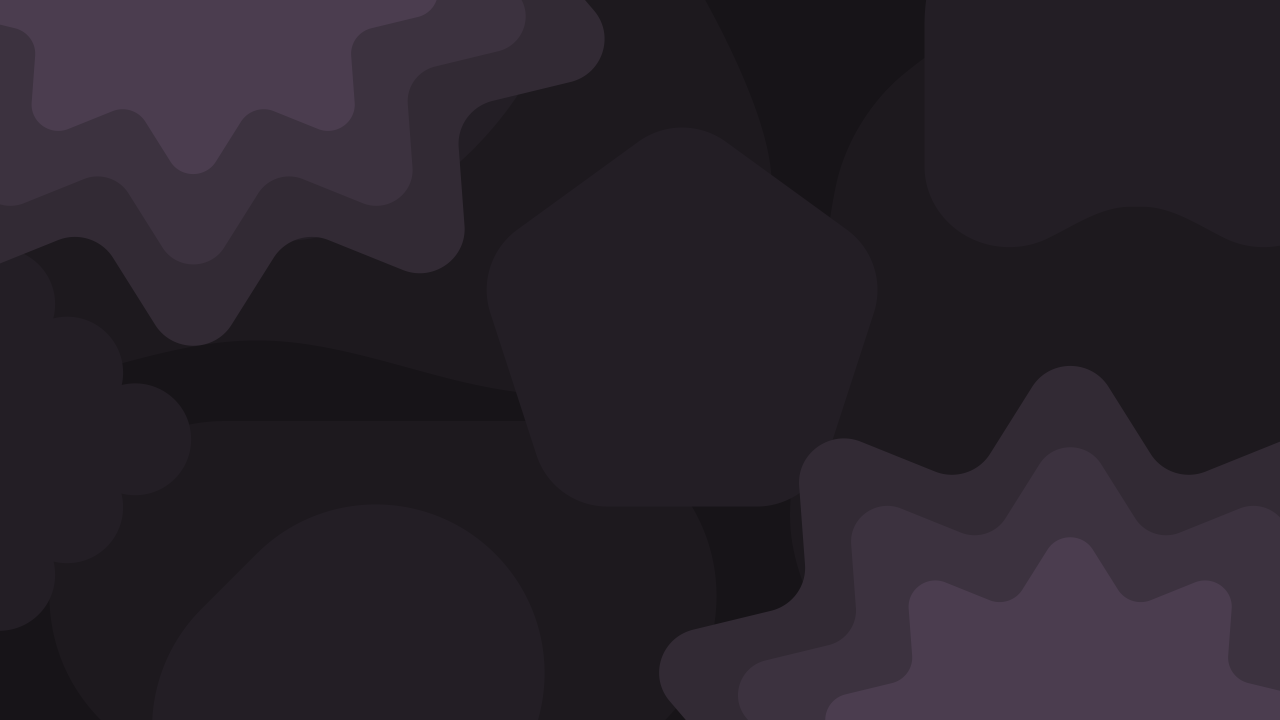
#> input picture config/quickshell/ii/assets/images/default_wallpaper.png, 3840 x 2160 px (shown at 1/3 size)
$ python -i match_imported_theme.py   (imports and definitions only)
#> lines starting #> are read from the running program, lines starting #| are printed output that depends on the picture; after the words box and inside, x2 and y2 are one past the last pixel; in counts of white or black regions, pixels touching at a corner belong together
### config/quickshell/ii/scripts/colors/theme_catalog.py
#!/usr/bin/env python3
from __future__ import annotations

import colorsys
import json
import re
from dataclasses import dataclass
from pathlib import Path
from typing import Iterable

TERM_KEYS = [f"term{i}" for i in range(16)]
COLOR_KEYS = [
    "background",
    "on_background",
    "surface",
    "surface_dim",
    "surface_bright",
    "surface_container_lowest",
    "surface_container_low",
    "surface_container",
    "surface_container_high",
    "surface_container_highest",
    "on_surface",
    "surface_variant",
    "on_surface_variant",
    "inverse_surface",
    "inverse_on_surface",
    "outline",
    "outline_variant",
    "shadow",
    "scrim",
    "surface_tint",
    "primary",
    "on_primary",
    "primary_container",
    "on_primary_container",
    "inverse_primary",
    "secondary",
    "on_secondary",
    "secondary_container",
    "on_secondary_container",
    "tertiary",
    "on_tertiary",
    "tertiary_container",
    "on_tertiary_container",
    "error",
    "on_error",
    "error_container",
    "on_error_container",
    "primary_fixed",
    "primary_fixed_dim",
    "on_primary_fixed",
    "on_primary_fixed_variant",
    "secondary_fixed",
    "secondary_fixed_dim",
    "on_secondary_fixed",
    "on_secondary_fixed_variant",
    "tertiary_fixed",
    "tertiary_fixed_dim",
    "on_tertiary_fixed",
    "on_tertiary_fixed_variant",
    "success",
    "on_success",
    "success_container",
    "on_success_container",
    *TERM_KEYS,
]

HEX_RE = re.compile(r"^#?[0-9a-fA-F]{6}$")
PALETTE_RE = re.compile(r"^(\d+)=(#[0-9a-fA-F]{6})$")
KV_RE = re.compile(r"^([a-zA-Z0-9\-]+)\s*=\s*(.+?)\s*$")
SLUG_RE = re.compile(r"[^a-z0-9]+")


@dataclass
class ParsedGhosttyTheme:
    source_name: str
    source_path: str
    background: str
    foreground: str
    cursor_color: str
    cursor_text: str
    selection_background: str
    selection_foreground: str
    palette: list[str]


def normalize_hex(value: str, fallback: str | None = None) -> str:
    value = (value or "").strip()
    if HEX_RE.match(value):
        return value.lower() if value.startswith("#") else f"#{value.lower()}"
    if fallback is None:
        raise ValueError(f"Invalid color: {value!r}")
    return fallback


def hex_to_rgb(value: str) -> tuple[int, int, int]:
    value = normalize_hex(value)
    return tuple(int(value[i:i + 2], 16) for i in (1, 3, 5))


def rgb_to_hex(rgb: Iterable[float]) -> str:
    r, g, b = [max(0, min(255, int(round(channel)))) for channel in rgb]
    return f"#{r:02x}{g:02x}{b:02x}"


# [9 lines left out: function blend, not called in this run]


def relative_luminance(value: str) -> float:
    def channel(c: float) -> float:
        c = c / 255.0
        return c / 12.92 if c <= 0.03928 else ((c + 0.055) / 1.055) ** 2.4

    r, g, b = hex_to_rgb(value)
    return 0.2126 * channel(r) + 0.7152 * channel(g) + 0.0722 * channel(b)


# [6 lines left out: function contrast_ratio, not called in this run]


def best_contrast(on_dark: str, on_light: str, background: str) -> str:
    return on_dark if contrast_ratio(on_dark, background) >= contrast_ratio(on_light, background) else on_light


# [75 lines left out: functions slugify, theme_is_dark, ensure_palette, parse_ghostty_theme_text, not called in this run]


def parse_ghostty_theme_file(path: Path) -> ParsedGhosttyTheme:
    return parse_ghostty_theme_text(path.read_text(encoding="utf-8"), path.name, str(path))


# [170 lines left out: functions pick_accent, container_color, fixed_color, derive_semantic_colors, preview_colors, build_theme_record and 2 more, not called in this run]


def write_catalog(catalog: dict, output_path: Path) -> None:
    output_path.parent.mkdir(parents=True, exist_ok=True)
    output_path.write_text(json.dumps(catalog, indent=2) + "\n", encoding="utf-8")

### config/quickshell/ii/scripts/colors/match_imported_theme.py
#!/usr/bin/env python3
from __future__ import annotations

import argparse
import colorsys
import json
from pathlib import Path

import numpy as np
from PIL import Image

from theme_catalog import hex_to_rgb, relative_luminance


def image_features(image_path: Path) -> dict[str, float]:
    with Image.open(image_path) as img:
#> img is the input picture: PIL image 3840x2160 RGBA; mean R, G, B, A 40.7, 34.3, 42.6, 255
        img = img.convert("RGB")
#> img: PIL image 3840x2160 RGB
        img.thumbnail((128, 128))
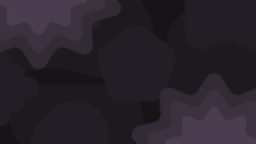
#> img: PIL image 128x72 RGB (shown 2 times larger); mean R, G, B 40.7, 34.3, 42.6
        rgb = np.asarray(img, dtype=np.float32) / 255.0
        hsv = np.asarray(img.convert("HSV"), dtype=np.float32)
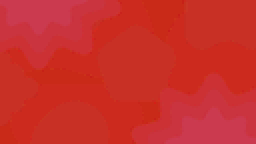
#> hsv: shape (72, 128, 3) float32 (shown 2 times larger); mean R, G, B 202.1, 47.4, 42.6

    hue = hsv[:, :, 0] / 255.0
    sat = hsv[:, :, 1] / 255.0
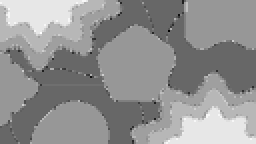
#> sat: shape (72, 128) float32 (shown 2 times larger); min 0.114, max 0.239, mean 0.186; drawn with min black and max white
    val = hsv[:, :, 2] / 255.0

    weights = sat * np.clip(val, 0.2, 1.0)
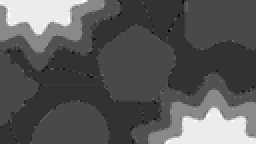
#> weights: shape (72, 128) float32 (shown 2 times larger); min 0.0227, max 0.0741, mean 0.0408; drawn with min black and max white
    colored_mask = sat > 0.20
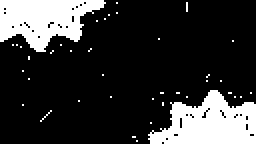
#> colored_mask: shape (72, 128) bool (shown 2 times larger); 20.3% white; 40 white regions (38 under 20 px), largest, box (x1, y1, x2, y2) and area: (74, 45, 128, 72) 940, (0, 0, 53, 26) 871
    if np.any(colored_mask):
        bins = np.linspace(0.0, 1.0, 37)
        hist, edges = np.histogram(hue[colored_mask], bins=bins, weights=weights[colored_mask])
#> hist = 36 values, max 112.2 at index 28, min 0 at index 0, mean 3.12; edges = 37 values from 0 to 1
        index = int(np.argmax(hist))
#> index = 28
        dominant_hue = float((edges[index] + edges[index + 1]) / 2.0)
#> dominant_hue = 0.792
    else:
        dominant_hue = 0.0

    avg_rgb = rgb.reshape(-1, 3).mean(axis=0)
#> avg_rgb = [0.159, 0.135, 0.167]
    _, avg_sat, _ = colorsys.rgb_to_hsv(*avg_rgb.tolist())
#> avg_sat = 0.194
    avg_hex = "#%02x%02x%02x" % tuple(int(round(channel * 255)) for channel in avg_rgb)
#> avg_hex = '#29222b'

    return {
        "isDark": relative_luminance(avg_hex) < 0.32,
        "backgroundLuma": relative_luminance(avg_hex),
        "dominantHue": dominant_hue,
        "saturation": float(avg_sat),
        "avgRgb": avg_rgb.tolist(),
    }


def hue_distance(a: float, b: float) -> float:
    diff = abs(a - b)
    return min(diff, 1.0 - diff)


# [50 lines left out: functions theme_features, score_theme, main, not called in this run]


# [2 lines not run here, left out]

>>> result = image_features('../../assets/images/default_wallpaper.png')
#> result = {'isDark': True, 'backgroundLuma': 0.0179, 'dominantHue': 0.792, 'saturation': 0.194, 'avgRgb': [0.159, 0.135, 0.167]}
